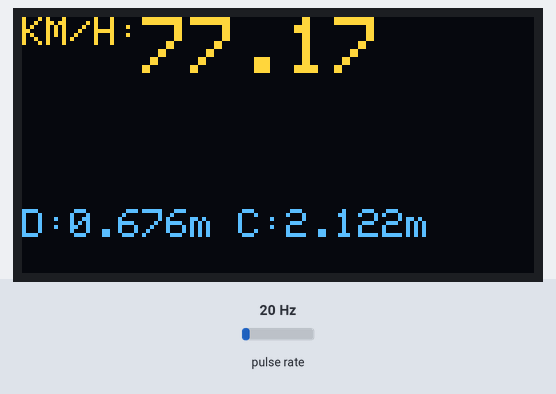
Bench run of a sketch on a simulated Arduino Uno, built with avr-gcc and run on an emulated ATmega328P. Parts: 128×64 one-colour display. Wiring (inferred from the names in the program): pulse sensor: data pin 2. Inputs (shaded band) come from the test bench; at power-on: pulse rate 20 Hz. The OLED is the two-colour kind (top 16 rows yellow); the display library's start-up logo is not drawn; what the sketch prints to the serial monitor is not drawn.

Above: at 2.83 s.
3.4 s: pulse rate (sensor on pin 2) set to 100 Hz
At 3.73 s:
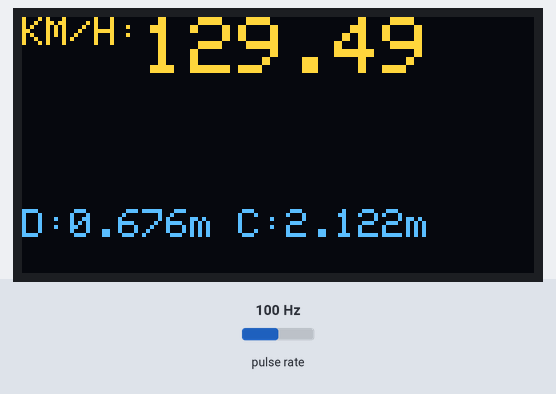
5.4 s: pulse rate (sensor on pin 2) set to 50 Hz
At 5.63 s:
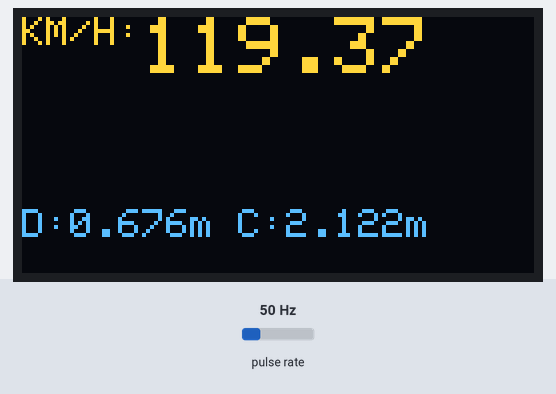
7.0 s: pulse rate (sensor on pin 2) set to 150 Hz
At 9.7 s:
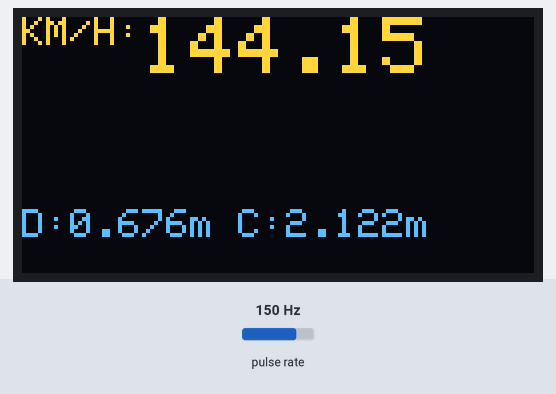
Timing chart, 0 to 11.2 s (numbered marks = the images above; inputs shaded):
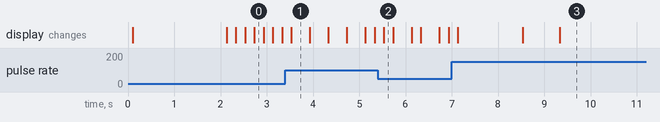

The sketch:

Hall_Sensor_With_OLED.ino
```cpp
/*
Code by: HuHamster
www.youtube.com/@HuHamster
*/

#include <Wire.h>           // Required for I2C communication with the OLED display
#include <Adafruit_GFX.h>   // Core graphics library for Adafruit displays
#include <Adafruit_SSD1306.h> // Library for controlling SSD1306 OLED displays

// OLED display dimensions. These are standard values for 0.96" I2C OLEDs.
#define SCREEN_WIDTH 128
#define SCREEN_HEIGHT 64

// OLED display reset pin. -1 means no dedicated reset pin is used.
#define OLED_RESET -1

// Initialize the OLED display.
// 0x3C is the standard I2C address for many 128x64 OLEDs.
Adafruit_SSD1306 display(SCREEN_WIDTH, SCREEN_HEIGHT, &Wire, OLED_RESET);

// --- IMPORTANT SETTINGS YOU CAN CHANGE IN THE CODE ---

// 1. Wheel/object diameter in meters.
//    Change this value to the actual diameter of your wheel or rotating object.
const float WHEEL_DIAMETER_METERS = 0.6755; // <--- CHANGE THIS VALUE!

// 2. Display mode for speed on the OLED screen.
//    Choose your desired mode by setting the corresponding number:
//    0 = RPM (revolutions per minute)
//    1 = KM/H (kilometers per hour)
//    2 = M/S (meters per second)
const int DISPLAY_MODE = 1; // <--- CHANGE THIS TO 0, 1, OR 2!

// 3. Display update interval in milliseconds.
//    This interval controls how often the display refreshes.
const unsigned long DISPLAY_UPDATE_INTERVAL_MS = 200; // Update the display every 200 ms

// 4. Maximum time to wait for a new pulse to calculate "instantaneous" speed (in ms).
//    If a new pulse doesn't arrive within this time, the speed is considered zero.
//    For example, if a wheel takes 5 seconds for one revolution, this would be 5000 ms.
const unsigned long MAX_TIME_FOR_ONE_ROTATION_MS = 10000; // 10 seconds (for very slow rotations)

// --- END OF IMPORTANT SETTINGS ---

// Automatically calculate the circumference using the formula: Circumference = PI * Diameter.
const float CIRCUMFERENCE_METERS = PI * WHEEL_DIAMETER_METERS;

// The pin the Hall sensor's signal output is connected to.
// For Arduino Uno, this is D2 or D3.
const int HALL_SENSOR_PIN = 2; // Connect the Hall sensor to digital pin D2!

// Variables for counting rotations and time
volatile unsigned long rotationCount = 0;
volatile unsigned long lastHallTriggerTime = 0;
volatile unsigned long previousHallTriggerTime = 0;
volatile float instantaneousSpeedMs = 0.0;
const unsigned long MIN_TIME_BETWEEN_TRIGGERS_MS = 50;

unsigned long lastDisplayUpdateTime = 0;

// The function called every time the Hall sensor is triggered (an interrupt).
// Use 'void countRotation()' for Arduino Uno, without the IRAM_ATTR attribute.
void countRotation() {
  unsigned long currentTime = millis();

  if (currentTime - lastHallTriggerTime > MIN_TIME_BETWEEN_TRIGGERS_MS) {
    previousHallTriggerTime = lastHallTriggerTime;
    lastHallTriggerTime = currentTime;

    rotationCount++;

    if (previousHallTriggerTime != 0) {
        unsigned long timeDiff = lastHallTriggerTime - previousHallTriggerTime;
        if (timeDiff > 0) {
            instantaneousSpeedMs = CIRCUMFERENCE_METERS / (timeDiff / 1000.0);
        } else {
            instantaneousSpeedMs = 0.0;
        }
    } else {
        instantaneousSpeedMs = 0.0;
    }
  }
}

void setup() {
  Serial.begin(9600);
  Serial.println(F("Arduino initialized."));
  Serial.print(F("Wheel diameter: ")); Serial.print(WHEEL_DIAMETER_METERS, 4); Serial.println(F(" m"));
  Serial.print(F("Circumference: ")); Serial.print(CIRCUMFERENCE_METERS, 4); Serial.println(F(" m"));
  Serial.print(F("Display update interval: ")); Serial.print(DISPLAY_UPDATE_INTERVAL_MS); Serial.println(F(" ms"));

  if (!display.begin(SSD1306_SWITCHCAPVCC, 0x3C)) {
    Serial.println(F("Error: OLED display not found or not initialized!"));
    for (;;);
  }
  display.display();
  delay(2000);
  display.clearDisplay();

  pinMode(HALL_SENSOR_PIN, INPUT_PULLUP);

  attachInterrupt(digitalPinToInterrupt(HALL_SENSOR_PIN), countRotation, FALLING);

  display.setTextColor(SSD1306_WHITE);
}

void loop() {
  if (millis() - lastDisplayUpdateTime >= DISPLAY_UPDATE_INTERVAL_MS) {
    lastDisplayUpdateTime = millis();

    float current_rpm = 0.0;
    float current_kmh = 0.0;
    float current_ms = 0.0;

    noInterrupts();
    unsigned long timeSinceLastTrigger = millis() - lastHallTriggerTime;
    float temp_instantaneousSpeedMs = instantaneousSpeedMs;
    interrupts();

    if (lastHallTriggerTime == 0 || timeSinceLastTrigger > MAX_TIME_FOR_ONE_ROTATION_MS) {
      current_rpm = 0.0;
      current_kmh = 0.0;
      current_ms = 0.0;
    } else {
      current_ms = temp_instantaneousSpeedMs;
      current_kmh = current_ms * 3.6;
      current_rpm = (current_ms * 60.0) / CIRCUMFERENCE_METERS;
    }

    display.clearDisplay();
    display.setCursor(0, 0);

    switch (DISPLAY_MODE) {
      case 0:
        display.setTextSize(1);
        display.print(F("RPM:"));
        display.setTextSize(2);
        display.println(current_rpm, 2);
        break;
      case 1:
        display.setTextSize(1);
        display.print(F("KM/H:"));
        display.setTextSize(2);
        display.println(current_kmh, 2);
        break;
      case 2:
        display.setTextSize(1);
        display.print(F("M/S:"));
        display.setTextSize(2);
        display.println(current_ms, 2);
        break;
      default:
        display.setTextSize(1);
        display.print(F("RPM:"));
        display.setTextSize(2);
        display.println(current_rpm, 2);
        break;
    }

    display.setTextSize(1);
    display.setCursor(0, 48);
    display.print(F("D:"));
    display.print(WHEEL_DIAMETER_METERS, 3);
    display.print(F("m C:"));
    display.print(CIRCUMFERENCE_METERS, 3);
    display.print(F("m"));

    display.display();
  }
}
```

Measured:
- after the input at 5.4 s, the display: changes after 0.13 s (image 2)
- what the display in image 1 shows lasts 0.4 s, from 3.5 s to 3.9 s
